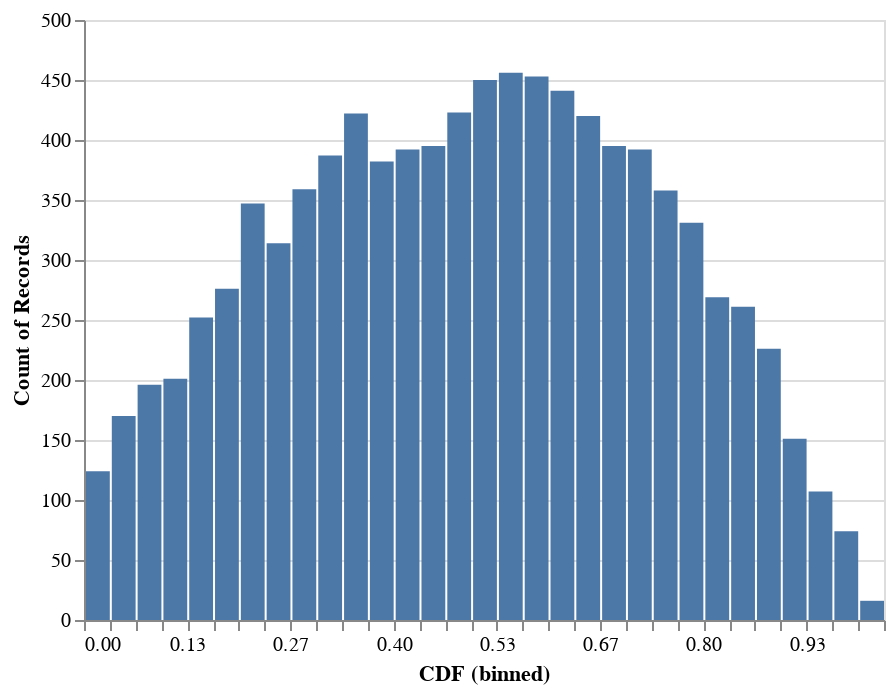

Notebook source saved alongside this figure:
### Markdown cell above
The Null hypothesis states that 5% of cells should be above the 95th percentile in the chi-squared distribution when compared to a distribution that perfectly describes the test distribution.

### Code cell
pz.cdfHistogram()

### Figure 1 — Vega-Lite specification as saved in the notebook (floating-point values rounded to 4 significant figures; data arrays with more than 128 entries replaced by an {"elided": "..."} marker saying what was removed)
{"config": {"view": {"continuousWidth": 400, "continuousHeight": 300}}, "data": {"name": "data-0a5e9344f0c92a5234ab86d5e4c1d2d1"}, "mark": "bar", "encoding": {"x": {"type": "quantitative", "bin": {"step": 0.03333}, "field": "CDF"}, "y": {"type": "quantitative", "aggregate": "count"}}, "$schema": "https://vega.github.io/schema/vega-lite/v4.8.1.json", "datasets": {"data-0a5e9344f0c92a5234ab86d5e4c1d2d1": {"elided": "9440 records"}}}
